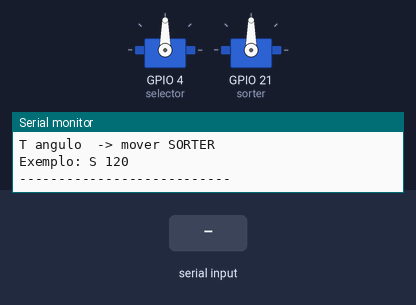
Simulated run of this sketch. Board: ESP32. On the bench: 2 × servo, the last lines printed to the serial monitor. The test bench sets the inputs (shaded band).

Above: at 2.2 s.
2.3 s: "S,45\n" received over Serial
At 2.9 s:
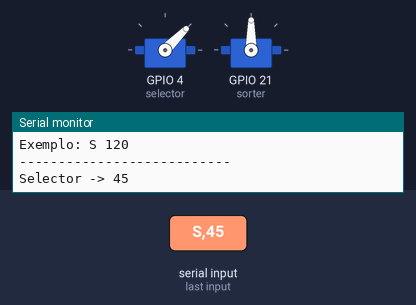
3.8 s: "T,45\n" received over Serial
At 5.0 s:
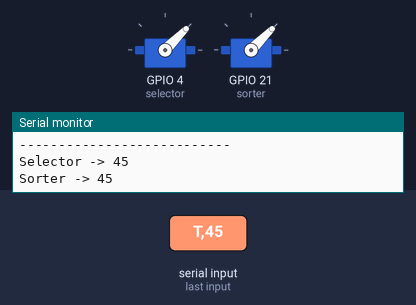
5.3 s: "S90\n" received over Serial
At 6.4 s:
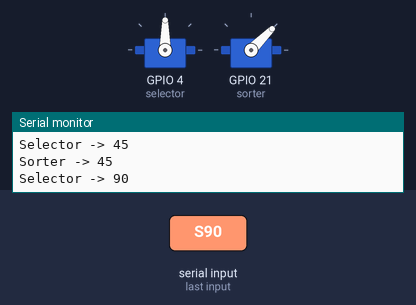
6.8 s: "S" received over Serial
At 8.3 s:
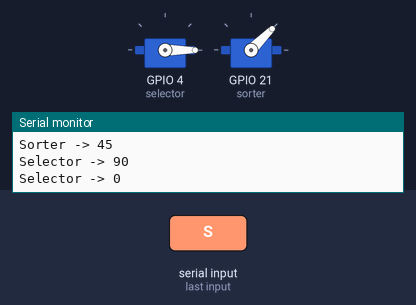
9.3 s: "T90\n" received over Serial
At 10.5 s:
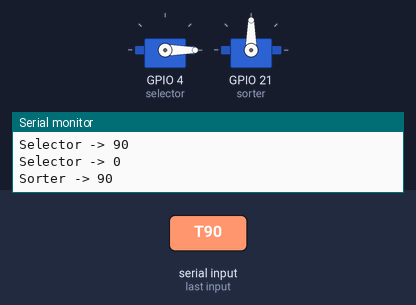
10.8 s: "T" received over Serial
At 12.6 s:
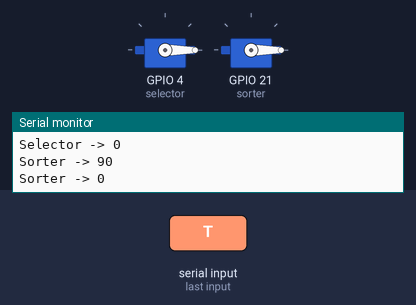
Timing chart, 0 to 14.1 s (numbered marks = the images above; inputs shaded):
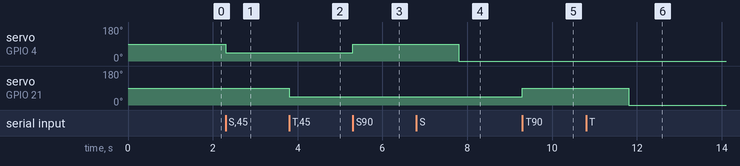

Measured:
- after the input at 2.3 s, servo on GPIO 4 (selector): 90° → 45° at once
- after the input at 3.8 s, servo on GPIO 21 (sorter): 90° → 45° at once
- after the input at 5.3 s, servo on GPIO 4 (selector): 45° → 90° at once
- after the input at 6.8 s, servo on GPIO 4 (selector): 90° → 0° after 1.0 s
- after the input at 9.3 s, servo on GPIO 21 (sorter): 45° → 90° at once
- after the input at 10.8 s, servo on GPIO 21 (sorter): 90° → 0° after 1.0 s

The sketch:

motorservo1.ino
```cpp
#include <ESP32Servo.h>

Servo selector;
Servo sorter;

int currentSelector = 90;
int currentSorter = 90;

void setup() {
  Serial.begin(9600);

  // SELECTOR no GPIO 4
  selector.attach(4);

  // SORTER no GPIO 21
  sorter.attach(21);

  selector.write(currentSelector);
  sorter.write(currentSorter);

  delay(1000);

  Serial.println("=== CALIBRACAO DE SERVOS ===");
  Serial.println("Comandos:");
  Serial.println("S angulo  -> mover SELECTOR");
  Serial.println("T angulo  -> mover SORTER");
  Serial.println("Exemplo: S 120");
  Serial.println("---------------------------");
}

void loop() {

  if (Serial.available()) {

    char servo = Serial.read();

    int angle = Serial.parseInt();

    if (servo == 'S') {

      currentSelector = constrain(angle, 0, 180);

      selector.write(currentSelector);

      Serial.print("Selector -> ");
      Serial.println(currentSelector);
    }

    else if (servo == 'T') {

      currentSorter = constrain(angle, 0, 180);

      sorter.write(currentSorter);

      Serial.print("Sorter -> ");
      Serial.println(currentSorter);
    }

    delay(200);
  }
}
```
